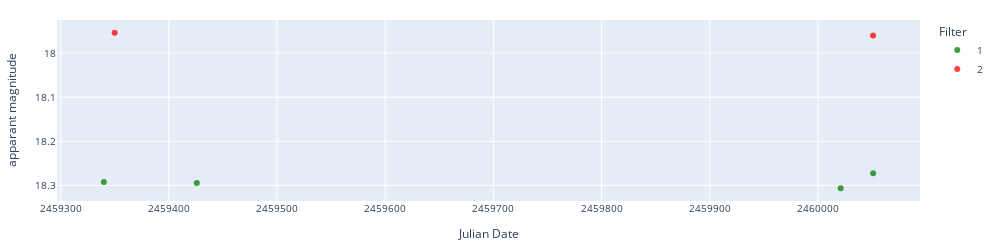
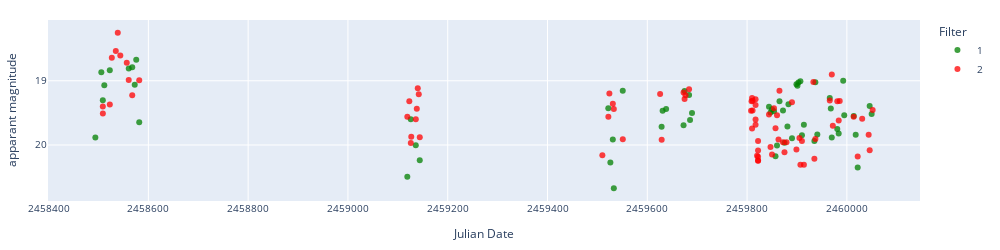
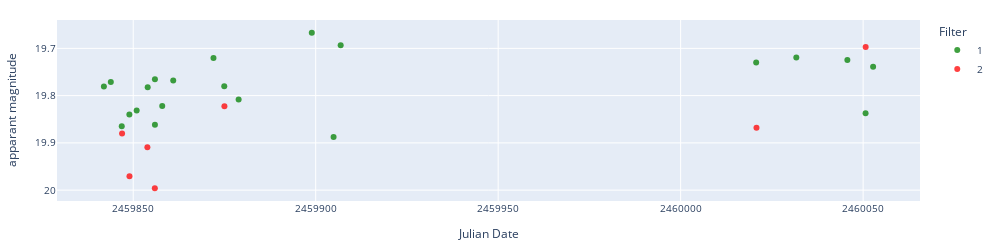
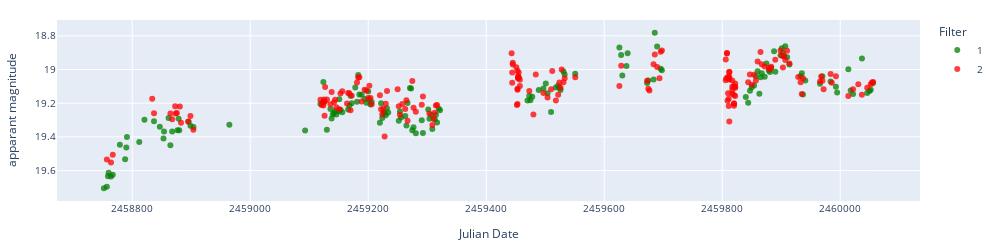

Notebook cell for these charts, in order:
### Markdown cell above
### Display light curves

### Code cell
# Display light curves
predicted_class = 'polar'
objectlist = alerts_df_preds[alerts_df_preds['predicted_class']==predicted_class]['objectId'].to_list()
# objectlist = alerts_df_preds['objectId'].to_list()

for object in objectlist[0:40]:
    ra = alerts_df_preds[alerts_df_preds['objectId']==object]['ra'].values[0]
    dec = alerts_df_preds[alerts_df_preds['objectId']==object]['dec'].values[0]
    c = SkyCoord(ra=ra*u.degree, dec=dec*u.degree, frame='icrs')
    pos = c.to_string('hmsdms', sep=':')
    prediction = alerts_df_preds[alerts_df_preds["objectId"]==object]["predicted_class"].values[0]
    print('',object, f'position_deg: {ra} {dec}', 
          f'position_hms_dms: {pos}',
          "~~~~~~~~~~~~~~~~~~~~~",
          f'sherlock_class: {alerts_df_preds[alerts_df_preds["objectId"]==object]["classification"].values[0]}',
          f'gminusr mean: {alerts_df_preds[alerts_df_preds["objectId"]==object]["clr_mean"].mean()}',
          f'gminusr: {alerts_df_preds[alerts_df_preds["objectId"]==object]["g_minus_r"].values[0]}',
          f'brightening_g: {alerts_df_preds[alerts_df_preds["objectId"]==object]["brightening_g"].values[0]}',
          f'brightening_r: {alerts_df_preds[alerts_df_preds["objectId"]==object]["brightening_r"].values[0]}',
          f'dmdt_g: {alerts_df_preds[alerts_df_preds["objectId"]==object]["dmdt_g"].values[0]}',
          f'dmdt_r: {alerts_df_preds[alerts_df_preds["objectId"]==object]["dmdt_r"].values[0]}',
          "~~~~~~~~~~~~~~~~~~~~~",
          f'aavso_name: {alerts_df_preds[alerts_df_preds["objectId"]==object]["Name"].values[0]}',
          f'aavso_type: {alerts_df_preds[alerts_df_preds["objectId"]==object]["Type"].values[0]}',
          f'manual_label: {alerts_df_preds[alerts_df_preds["objectId"]==object]["manual_label"].values[0]}',
          "~~~~~~~~~~~~~~~~~~~~~",
          f'prediction: {prediction}',
          f'prediction_probability: {alerts_df_preds[alerts_df_preds["objectId"]==object][f"prob_{prediction}"].values[0]}',
          sep='\n')
    lc_lasair = load_lasair_lc(object, path=f'../lightcurves_alerts/')
    lc_lasair_appmag = lasair_clean(lc_lasair, limit=25, magerrlim=1)

    display_lightcurve(lc_df=lc_lasair_appmag, x='jd', y='dc_mag')

### Figure 1 — Plotly figure (JSON) as saved in the notebook; plotly's stock layout.template omitted (floating-point values rounded to 4 significant figures)
{"data": [{"hovertemplate": "Filter=1<br>Julian Date=%{x}<br>apparant magnitude=%{y}<extra></extra>", "legendgroup": "1", "marker": {"color": "green", "opacity": 0.75, "symbol": "circle"}, "mode": "markers", "name": "1", "orientation": "v", "showlegend": true, "type": "scatter", "x": [2459000.0, 2459000.0, 2460000.0, 2460000.0], "xaxis": "x", "y": [18.29, 18.29, 18.31, 18.27], "yaxis": "y"}, {"hovertemplate": "Filter=2<br>Julian Date=%{x}<br>apparant magnitude=%{y}<extra></extra>", "legendgroup": "2", "marker": {"color": "red", "opacity": 0.75, "symbol": "circle"}, "mode": "markers", "name": "2", "orientation": "v", "showlegend": true, "type": "scatter", "x": [2459000.0, 2460000.0], "xaxis": "x", "y": [17.95, 17.96], "yaxis": "y"}], "layout": {"font": {"size": 10}, "height": 250, "legend": {"title": {"text": "Filter"}, "tracegroupgap": 0}, "margin": {"b": 20, "l": 20, "r": 20, "t": 20}, "width": 1000, "xaxis": {"anchor": "y", "domain": [0, 1], "tickformat": "float", "title": {"text": "Julian Date"}}, "yaxis": {"anchor": "x", "autorange": "reversed", "domain": [0, 1], "title": {"text": "apparant magnitude"}}}}

### Figure 2 — Plotly figure (JSON) as saved in the notebook; plotly's stock layout.template omitted (floating-point values rounded to 4 significant figures)
{"data": [{"hovertemplate": "Filter=1<br>Julian Date=%{x}<br>apparant magnitude=%{y}<extra></extra>", "legendgroup": "1", "marker": {"color": "green", "opacity": 0.75, "symbol": "circle"}, "mode": "markers", "name": "1", "orientation": "v", "showlegend": true, "type": "scatter", "x": [2458000.0, 2459000.0, 2459000.0, 2459000.0, 2459000.0, 2459000.0, 2459000.0, 2459000.0, 2459000.0, 2459000.0, 2459000.0, 2459000.0, 2459000.0, 2459000.0, 2460000.0, 2460000.0, 2460000.0, 2460000.0, 2460000.0, 2460000.0, 2460000.0, 2460000.0, 2460000.0, 2460000.0, 2460000.0, 2460000.0, 2460000.0, 2460000.0, 2460000.0, 2460000.0, 2460000.0, 2460000.0, 2460000.0, 2460000.0, 2460000.0, 2460000.0, 2460000.0, 2460000.0, 2460000.0, 2460000.0, 2460000.0, 2460000.0, 2460000.0, 2460000.0, 2460000.0, 2460000.0, 2460000.0, 2460000.0, 2460000.0, 2460000.0, 2460000.0, 2460000.0, 2460000.0, 2460000.0, 2460000.0, 2460000.0, 2460000.0, 2460000.0, 2460000.0, 2460000.0], "xaxis": "x", "y": [19.88, 18.87, 19.31, 19.07, 18.84, 18.81, 18.79, 19.06, 18.67, 19.65, 20.5, 19.6, 20.01, 20.24, 19.43, 20.27, 19.91, 20.67, 19.15, 19.72, 19.47, 19.44, 19.69, 19.16, 19.22, 19.61, 19.5, 19.4, 19.49, 19.44, 19.47, 20.18, 20.01, 19.32, 19.46, 19.97, 19.71, 19.37, 19.89, 19.05, 19.08, 19.03, 19.01, 19.85, 19.68, 19.94, 19.03, 19.84, 19.27, 19.43, 19.88, 19.75, 19.82, 19.0, 19.54, 19.55, 19.84, 20.35, 19.39, 19.52], "yaxis": "y"}, {"hovertemplate": "Filter=2<br>Julian Date=%{x}<br>apparant magnitude=%{y}<extra></extra>", "legendgroup": "2", "marker": {"color": "red", "opacity": 0.75, "symbol": "circle"}, "mode": "markers", "name": "2", "orientation": "v", "showlegend": true, "type": "scatter", "x": [2459000.0, 2459000.0, 2459000.0, 2459000.0, 2459000.0, 2459000.0, 2459000.0, 2459000.0, 2459000.0, 2459000.0, 2459000.0, 2459000.0, 2459000.0, 2459000.0, 2459000.0, 2459000.0, 2459000.0, 2459000.0, 2459000.0, 2459000.0, 2460000.0, 2460000.0, 2460000.0, 2460000.0, 2460000.0, 2460000.0, 2460000.0, 2460000.0, 2460000.0, 2460000.0, 2460000.0, 2460000.0, 2460000.0, 2460000.0, 2460000.0, 2460000.0, 2460000.0, 2460000.0, 2460000.0, 2460000.0, 2460000.0, 2460000.0, 2460000.0, 2460000.0, 2460000.0, 2460000.0, 2460000.0, 2460000.0, 2460000.0, 2460000.0, 2460000.0, 2460000.0, 2460000.0, 2460000.0, 2460000.0, 2460000.0, 2460000.0, 2460000.0, 2460000.0, 2460000.0, 2460000.0, 2460000.0, 2460000.0, 2460000.0, 2460000.0, 2460000.0, 2460000.0, 2460000.0, 2460000.0, 2460000.0, 2460000.0, 2460000.0, 2460000.0, 2460000.0, 2460000.0, 2460000.0, 2460000.0, 2460000.0, 2460000.0, 2460000.0], "xaxis": "x", "y": [19.4, 19.51, 19.37, 18.64, 18.54, 18.25, 18.61, 18.72, 18.99, 19.22, 18.99, 19.56, 19.32, 19.97, 19.87, 19.6, 19.44, 19.12, 19.21, 19.88, 20.16, 19.56, 19.2, 19.36, 19.44, 19.91, 19.21, 19.92, 19.18, 19.28, 19.23, 19.13, 19.47, 19.32, 19.74, 19.27, 19.46, 19.31, 19.29, 19.38, 19.68, 19.6, 20.17, 20.24, 19.94, 20.09, 20.25, 20.18, 19.53, 20.03, 20.15, 19.43, 19.74, 19.54, 19.92, 19.15, 19.96, 20.11, 19.96, 19.34, 20.07, 19.89, 20.31, 19.94, 20.31, 19.02, 20.22, 19.91, 19.31, 18.9, 19.7, 19.32, 19.62, 19.32, 19.56, 20.18, 19.59, 19.84, 20.08, 19.45], "yaxis": "y"}], "layout": {"font": {"size": 10}, "height": 250, "legend": {"title": {"text": "Filter"}, "tracegroupgap": 0}, "margin": {"b": 20, "l": 20, "r": 20, "t": 20}, "width": 1000, "xaxis": {"anchor": "y", "domain": [0, 1], "tickformat": "float", "title": {"text": "Julian Date"}}, "yaxis": {"anchor": "x", "autorange": "reversed", "domain": [0, 1], "title": {"text": "apparant magnitude"}}}}

### Figure 3 — Plotly figure (JSON) as saved in the notebook; plotly's stock layout.template omitted (floating-point values rounded to 4 significant figures)
{"data": [{"hovertemplate": "Filter=1<br>Julian Date=%{x}<br>apparant magnitude=%{y}<extra></extra>", "legendgroup": "1", "marker": {"color": "green", "opacity": 0.75, "symbol": "circle"}, "mode": "markers", "name": "1", "orientation": "v", "showlegend": true, "type": "scatter", "x": [2460000.0, 2460000.0, 2460000.0, 2460000.0, 2460000.0, 2460000.0, 2460000.0, 2460000.0, 2460000.0, 2460000.0, 2460000.0, 2460000.0, 2460000.0, 2460000.0, 2460000.0, 2460000.0, 2460000.0, 2460000.0, 2460000.0, 2460000.0, 2460000.0], "xaxis": "x", "y": [19.78, 19.77, 19.86, 19.84, 19.83, 19.78, 19.77, 19.86, 19.82, 19.77, 19.72, 19.78, 19.81, 19.67, 19.89, 19.69, 19.73, 19.72, 19.72, 19.84, 19.74], "yaxis": "y"}, {"hovertemplate": "Filter=2<br>Julian Date=%{x}<br>apparant magnitude=%{y}<extra></extra>", "legendgroup": "2", "marker": {"color": "red", "opacity": 0.75, "symbol": "circle"}, "mode": "markers", "name": "2", "orientation": "v", "showlegend": true, "type": "scatter", "x": [2460000.0, 2460000.0, 2460000.0, 2460000.0, 2460000.0, 2460000.0, 2460000.0], "xaxis": "x", "y": [19.88, 19.97, 19.91, 20.0, 19.82, 19.87, 19.7], "yaxis": "y"}], "layout": {"font": {"size": 10}, "height": 250, "legend": {"title": {"text": "Filter"}, "tracegroupgap": 0}, "margin": {"b": 20, "l": 20, "r": 20, "t": 20}, "width": 1000, "xaxis": {"anchor": "y", "domain": [0, 1], "tickformat": "float", "title": {"text": "Julian Date"}}, "yaxis": {"anchor": "x", "autorange": "reversed", "domain": [0, 1], "title": {"text": "apparant magnitude"}}}}

### Figure 4 — Plotly figure (JSON) as saved in the notebook; plotly's stock layout.template omitted (floating-point values rounded to 4 significant figures; data arrays with more than 128 entries replaced by an {"elided": "..."} marker saying what was removed)
{"data": [{"hovertemplate": "Filter=1<br>Julian Date=%{x}<br>apparant magnitude=%{y}<extra></extra>", "legendgroup": "1", "marker": {"color": "green", "opacity": 0.75, "symbol": "circle"}, "mode": "markers", "name": "1", "orientation": "v", "showlegend": true, "type": "scatter", "x": {"elided": "155 float values"}, "xaxis": "x", "y": {"elided": "155 float values"}, "yaxis": "y"}, {"hovertemplate": "Filter=2<br>Julian Date=%{x}<br>apparant magnitude=%{y}<extra></extra>", "legendgroup": "2", "marker": {"color": "red", "opacity": 0.75, "symbol": "circle"}, "mode": "markers", "name": "2", "orientation": "v", "showlegend": true, "type": "scatter", "x": {"elided": "185 float values"}, "xaxis": "x", "y": {"elided": "185 float values"}, "yaxis": "y"}], "layout": {"font": {"size": 10}, "height": 250, "legend": {"title": {"text": "Filter"}, "tracegroupgap": 0}, "margin": {"b": 20, "l": 20, "r": 20, "t": 20}, "width": 1000, "xaxis": {"anchor": "y", "domain": [0, 1], "tickformat": "float", "title": {"text": "Julian Date"}}, "yaxis": {"anchor": "x", "autorange": "reversed", "domain": [0, 1], "title": {"text": "apparant magnitude"}}}}
